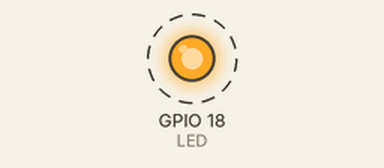
Bench run of a program on a simulated Raspberry Pi (BCM pin numbers). On the bench: output pins drawn as LEDs (lit = HIGH). Dashed ring = blinking. What the program prints to the terminal is not drawn.

Above: at 0.5 s.
Timing chart, 0 to 4.6 s (numbered marks = the images above):
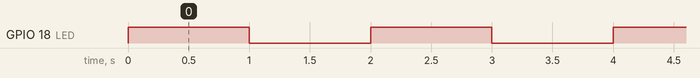

Measured:
- by itself, GPIO 18 (LED): alternates HIGH for 1.0 s and LOW for 1.0 s

The program:

Led-blinking_.py
```python
# File: led_blink_rpi.py
# Raspberry Pi GPIO LED Blink

import RPi.GPIO as GPIO
import time

LED = 18   # GPIO18 (Pin 12)

GPIO.setmode(GPIO.BCM)
GPIO.setup(LED, GPIO.OUT)

try:
    while True:
        GPIO.output(LED, GPIO.HIGH)
        print("LED ON")
        time.sleep(1)

        GPIO.output(LED, GPIO.LOW)
        print("LED OFF")
        time.sleep(1)

except KeyboardInterrupt:
    GPIO.cleanup()
```
